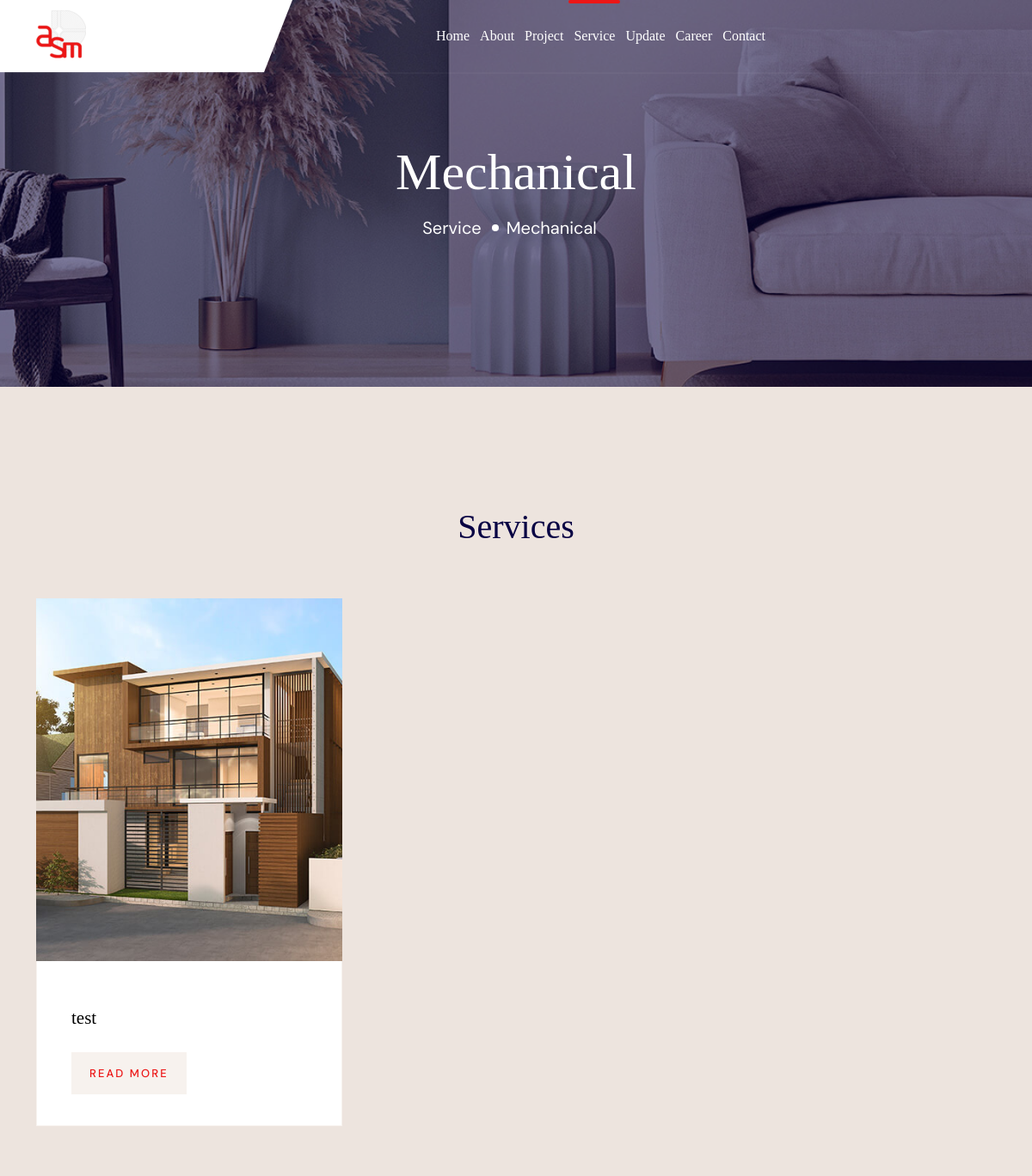
The page /services/mechanical/ (upper part) on the database as committed earlier.
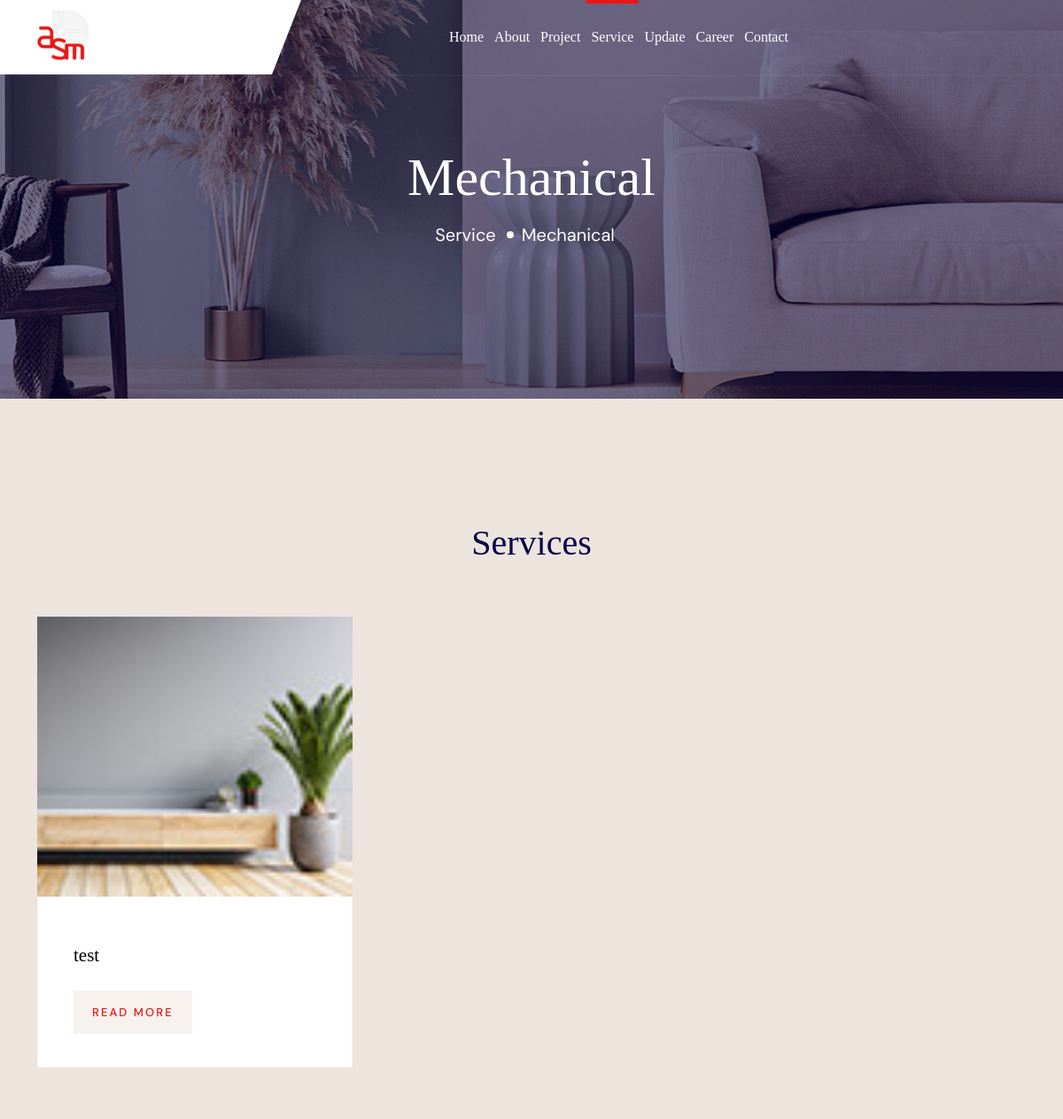
The same page on the database as committed later.
### web/models.py (models this page shows, shortened)
class Service (models.Model):
    category=models.ForeignKey("web.ServiceCategory",on_delete=models.CASCADE)
    title=models.CharField(max_length=30)
    image=models.ImageField(upload_to='service')
    description=HTMLField()
    slug = models.SlugField(unique=True, max_length=100, blank=True, null=True)

### web/views.py (the view)
# urls.py: path("services/<slug:category_slug>/", views.ServiceSingleView.as_view(), name="service-single"),
class ServiceSingleView(TemplateView):
    template_name="web/service-single.html"
    def get_context_data(self, **kwargs):
        context = super().get_context_data(**kwargs)
        category_slug = self.kwargs['category_slug']
        category = get_object_or_404(ServiceCategory, slug=category_slug)
        context["category"] = category
        context["services"] = Service.objects.filter(category=category)
        context["is_service"] = True
        return context

### web/models.py (called while the page is built)
    def __str__(self):
        return self.name

### templates/web/service-single.html (shortened to what this page needs)
{% extends "web/base.html" %}
{% load static %}
{% block content %}
        <section class="wpo-page-title">
            <div class="container">
                <div class="row">
                    <div class="col col-xs-12">
                        <div class="wpo-breadcumb-wrap">
                            <h2>{{category}}</h2>
                            <ol class="wpo-breadcumb-wrap">
                                <li><a href="{% url 'web:service' %}">Service</a></li>
                                <li>{{category}}</li>
                            </ol>
                        </div>
                    </div>
                </div>
            </div>
        </section>
        <section class="wpo-blog-section section-padding">
            <div class="container">
                <div class="row justify-content-center">
                    <div class="col-lg-6">
                        <div class="wpo-section-title">
                            <h2>Services</h2>
                        </div>
                    </div>
                </div>
                <div class="blog-wrapper">
                    <div class="row wpo-blog gutter-y">
                        {% for service in services %}
                        <div class="blog-single col-lg-4 col-md-6 col-12">
                            <div class="images">
                                <img src="{{ service.image.url }}" alt="">
                            </div>
                            <div class="text services">
                                <h2>{{service.title}}</h2>
                                <a href="{% url "web:service-detail" service.slug %}">READ MORE</a>
                            </div>
                        </div>
                        {% endfor %}
                    </div>
                </div>
            </div>
        </section>
{% endblock %}

Rows that differ between the two databases and show on the page:
changed Service "test": image: a different picture
